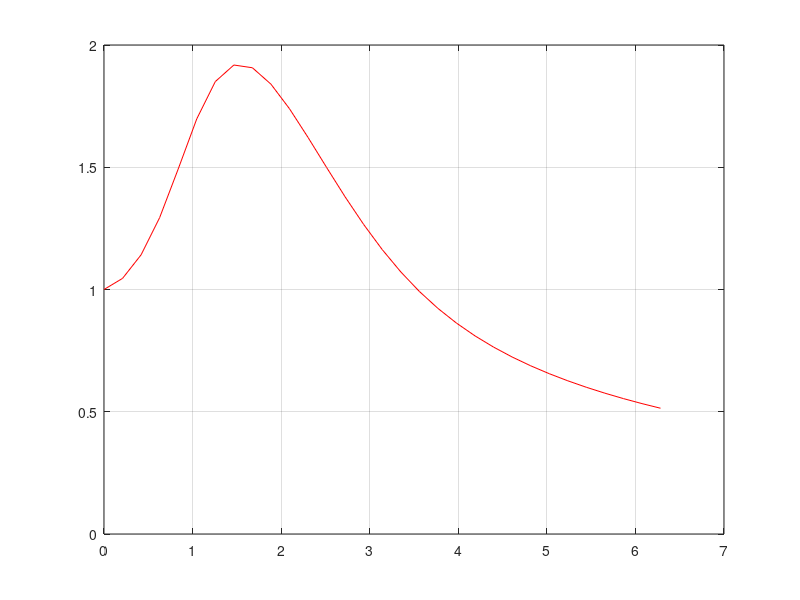

The MATLAB source for this figure:
clear all
close all
clc

% Se define n
n = 30;

% 3.1

% Inicializar valores
h = 2*pi/n; x0 = 0; y0 = 1;

% Para i = 1, ..., n - 1, aqui se hace un ajuste porque se asume que los
% indices comienzan de 0, pero matlab empieza a contar de 1
y = zeros(n, 1);
x = zeros(n, 1);

x(1) = x0;
y(1) = y0;
for i = 1:n
    x(i + 1) = i*h;
    y(i + 1) = fzero(@(yi1) y(i) + h*sin(x(i + 1)*yi1) - yi1, y(i));
end

plot(x, y, 'r'); grid on